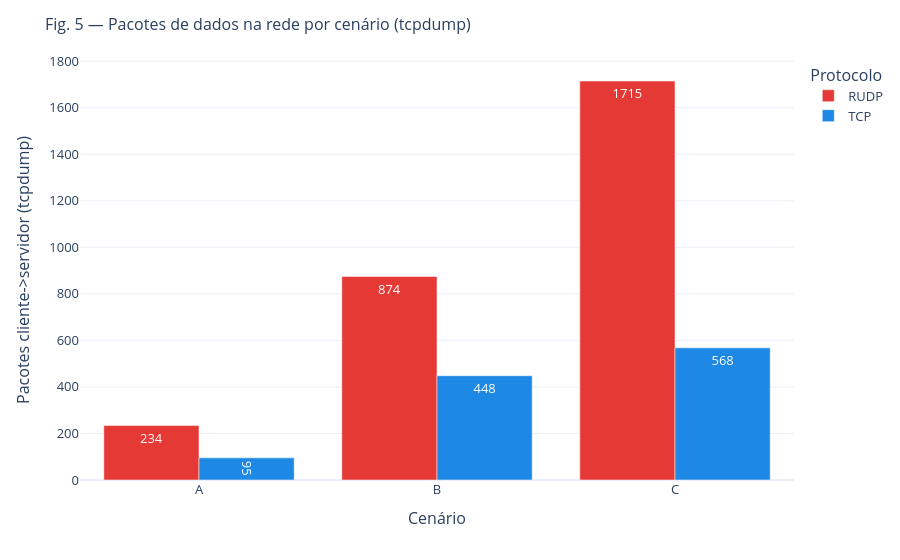

The cell this chart's notebook holds for it:
### Markdown cell above
### Figura 5 — Pacotes de dados na rede (captura `tcpdump`)

Número médio de pacotes cliente→servidor observados pelo `tcpdump`. O crescimento
sob perda evidencia as **retransmissões na rede** — para **ambos** os protocolos
(o TCP retransmite no kernel; o R-UDP, em espaço de usuário). É a contraprova externa
do overhead da Fig. 4.

### Code cell
wire = xval.groupby(['mode', 'scenario'])['pcap_c2s_pkts'].mean().reset_index()
fig5 = px.bar(wire, x='scenario', y='pcap_c2s_pkts', color='mode', barmode='group',
              category_orders=SCEN_ORDER, color_discrete_map=COLORS, text_auto='.0f',
              labels={'pcap_c2s_pkts': 'Pacotes cliente->servidor (tcpdump)', 'scenario': 'Cenário'})
style(fig5, 'Fig. 5 — Pacotes de dados na rede por cenário (tcpdump)')
save_fig(fig5, 'fig5_pacotes_rede')
fig5.show()

### Figure 1 — Plotly figure (JSON) as saved in the notebook; plotly's stock layout.template omitted (floating-point values rounded to 4 significant figures)
{"data": [{"alignmentgroup": "True", "hovertemplate": "mode=RUDP<br>Cenário=%{x}<br>Pacotes cliente->servidor (tcpdump)=%{y}<extra></extra>", "legendgroup": "RUDP", "marker": {"color": "#E53935", "pattern": {"shape": ""}}, "name": "RUDP", "offsetgroup": "RUDP", "orientation": "v", "showlegend": true, "textposition": "auto", "texttemplate": "%{y:.0f}", "type": "bar", "x": ["A", "B", "C"], "xaxis": "x", "y": [234.1, 874.4, 1715.0], "yaxis": "y"}, {"alignmentgroup": "True", "hovertemplate": "mode=TCP<br>Cenário=%{x}<br>Pacotes cliente->servidor (tcpdump)=%{y}<extra></extra>", "legendgroup": "TCP", "marker": {"color": "#1E88E5", "pattern": {"shape": ""}}, "name": "TCP", "offsetgroup": "TCP", "orientation": "v", "showlegend": true, "textposition": "auto", "texttemplate": "%{y:.0f}", "type": "bar", "x": ["A", "B", "C"], "xaxis": "x", "y": [95.2, 448.2, 568.1], "yaxis": "y"}], "layout": {"barmode": "group", "font": {"size": 13}, "legend": {"title": {"text": "Protocolo"}, "tracegroupgap": 0}, "margin": {"t": 60}, "title": {"font": {"size": 16}, "text": "Fig. 5 — Pacotes de dados na rede por cenário (tcpdump)"}, "xaxis": {"anchor": "y", "categoryarray": ["A", "B", "C"], "categoryorder": "array", "domain": [0.0, 1.0], "title": {"text": "Cenário"}}, "yaxis": {"anchor": "x", "domain": [0.0, 1.0], "title": {"text": "Pacotes cliente->servidor (tcpdump)"}}}}
